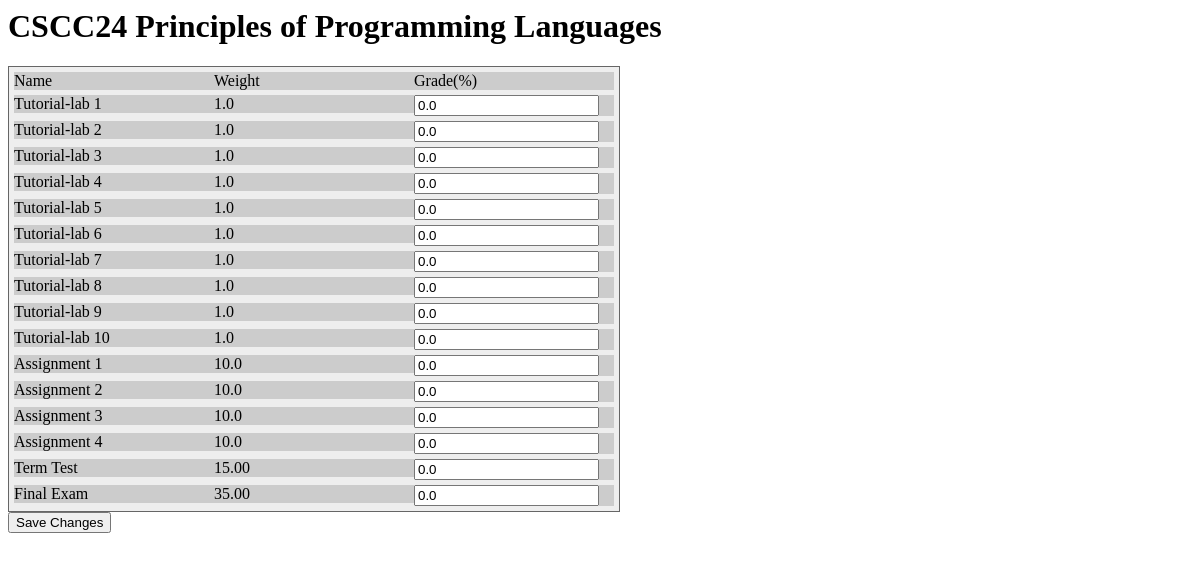
The app's page /courses/7/ with its own data.
### courses/models.py (models this page shows, shortened)
class Course(models.Model):
	course_code = models.CharField(max_length=20)
	course_name = models.CharField(max_length=200)
	start_date = models.DateTimeField('course starting date')

class Assessment(models.Model):
	course = models.ForeignKey(Course, on_delete=models.CASCADE)
	name = models.CharField(max_length=100)
	components = models.IntegerField(default=1)
	weight = models.DecimalField(decimal_places=2,max_digits=4)

### courses/views.py (the view)
# urls.py: path('<int:pk>/', views.DetailView.as_view(), name='detail'),
class DetailView(generic.DetailView):
    model = Course
    template_name = 'courses/detail.html'
    def get_queryset(self):
        return Course.objects.filter(start_date__lte=timezone.now())

### courses/templatetags/courses_extra.py (called while the page is built)
@register.filter
def filter_range(start, end):
    return range(start, end+1)

@register.filter
def div(value, arg):
    return int(value) / int(arg)

@register.filter
def getMark(assessment_id, c):
    a = Assessment.objects.get(pk=assessment_id)
    try:
        return float(a.grade_set.get(component=c).mark)
    except(Grade.DoesNotExist):
        return 0.0

### courses/templates/courses/detail.html (shortened to what this page needs)
<h1>{{ course.course_code }} {{course.course_name}}</h1>
{% load static %}
{% load courses_extra %}
<link rel="stylesheet" type="text/css" href="{% static 'courses/detail.css' %}">
<form action="{% url 'courses:set_grade' course.id %}" method="post">
<div class="table">
    <div class="row">
        <div class="cell">Name</div>
        <div class="cell">Weight</div>
        <div class="cell">Grade(%)</div>
    </div>
    {% for assessment in course.assessment_set.all %}
        {% if assessment.components > 1 %}
            {% for i in 1|filter_range:assessment.components %}
                <div class="row">
                    <div class="cell">{{assessment.name}} {{i}}</div>
                    <div class="cell">{{assessment.weight|div:assessment.components}}</div>
                    <div class="cell">
                        <input type="number" max="100" name="{{assessment.id}}_{{i}}"
                        value="{{assessment.id|getMark:i}}"/>
                    </div>
                </div>
            {% endfor %}
        {% else%}
            <div class="row">
                <div class="cell">{{assessment.name}}</div>
                <div class="cell">{{assessment.weight}}</div>
                <div class="cell">
                    <input type="number" max="100" name="{{assessment.id}}_1"
                    value="{{assessment.id|getMark:1}}"/>
                </div>
            </div>
        {% endif %}
    {% endfor %}
</div>
<input type="submit" value="Save Changes">
</form>

### courses/static/courses/detail.css (style rules this page uses)
.table { display: table; width: auto; background-color: #eee; border: 1px solid #666666; border-spacing: 5px; }
.row { display: table-row; width: auto; clear: both; }
.cell { float: left; display: table-column; width: 200px; background-color: #ccc; }

### records on screen
Course: course_code "CSCC24", course_name "Principles of Programming Languages"
Assessment: name "Tutorial-lab" "Tutorial-lab" "Tutorial-lab" "Tutorial-lab" "Tutorial-lab" "Tutorial-lab" "Tutorial-lab" "Tutorial-lab" "Tutorial-lab" "Tutorial-lab", 1 "1" "2" "3" "4" "5" "6" "7" "8" "9" "10", weight|div "1.0" "1.0" "1.0" "1.0" "1.0" "1.0" "1.0" "1.0" "1.0" "1.0", id|getMark "0.0" "0.0" "0.0" "0.0" "0.0" "0.0" "0.0" "0.0" "0.0" "0.0"
Assessment: name "Assignment" "Assignment" "Assignment" "Assignment", 1 "1" "2" "3" "4", weight|div "10.0" "10.0" "10.0" "10.0", id|getMark "0.0" "0.0" "0.0" "0.0"
Assessment: name "Term Test", weight "15.00", id|getMark "0.0"
Assessment: name "Final Exam", weight "35.00", id|getMark "0.0"
